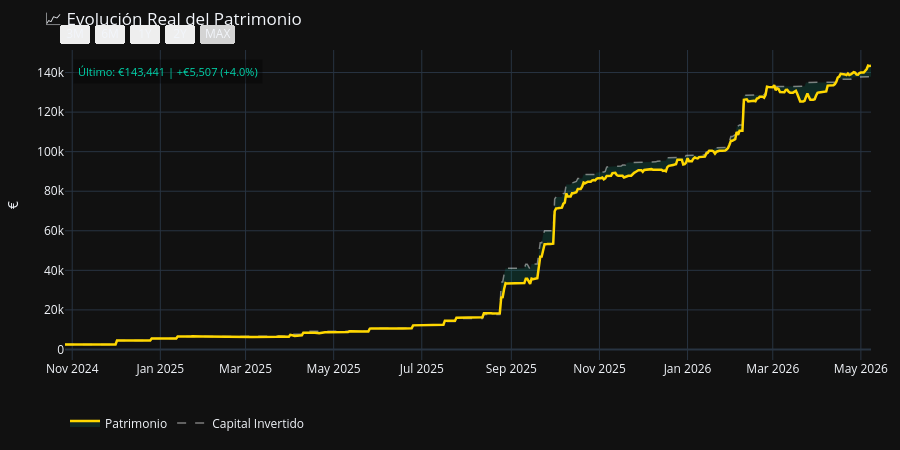

Write notebook code for a chart like this one.
### Markdown cell above
## 7. Evolución Real del Patrimonio

Reconstrucción diaria del valor de la cartera basada en las **fechas reales de ejecución** de cada orden.
Incluye fondos ya vendidos. Muestra patrimonio vs capital invertido a lo largo del tiempo.

### Code cell
client.plot_real_evolution(years=20).show()

### Figure 1 — Plotly figure (JSON) as saved in the notebook; plotly's stock layout.template omitted (floating-point values rounded to 4 significant figures; data arrays with more than 128 entries replaced by an {"elided": "..."} marker saying what was removed)
{"data": [{"hovertemplate": "Invertido: €%{y:,.0f}<extra></extra>", "line": {"color": "rgba(255,255,255,0.45)", "dash": "dash", "width": 1.5}, "name": "Capital Invertido", "type": "scatter", "x": {"elided": "478 str values"}, "y": {"elided": "478 float values"}}, {"fill": "tonexty", "fillcolor": "rgba(0,212,170,0.12)", "hovertemplate": "Patrimonio: €%{y:,.0f}<extra></extra>", "line": {"color": "#FFD700", "width": 2.5}, "name": "Patrimonio", "type": "scatter", "x": {"elided": "478 str values"}, "y": {"elided": "478 float values"}}], "layout": {"annotations": [{"bgcolor": "rgba(0,0,0,0.35)", "borderpad": 4, "font": {"color": "#00d4aa", "size": 11}, "showarrow": false, "text": "Último: €143,441 | +€5,507 (+4.0%)", "x": 0.01, "xref": "paper", "y": 0.97, "yref": "paper"}], "height": 450, "hovermode": "x unified", "legend": {"orientation": "h", "y": -0.25, "yanchor": "bottom"}, "margin": {"b": 20, "l": 60, "r": 20, "t": 50}, "title": {"text": "📈 Evolución Real del Patrimonio"}, "xaxis": {"rangeselector": {"buttons": [{"count": 3, "label": "3M", "step": "month"}, {"count": 6, "label": "6M", "step": "month"}, {"count": 1, "label": "1Y", "step": "year"}, {"count": 2, "label": "2Y", "step": "year"}, {"label": "MAX", "step": "all"}]}}, "yaxis": {"title": {"text": "€"}}}}
